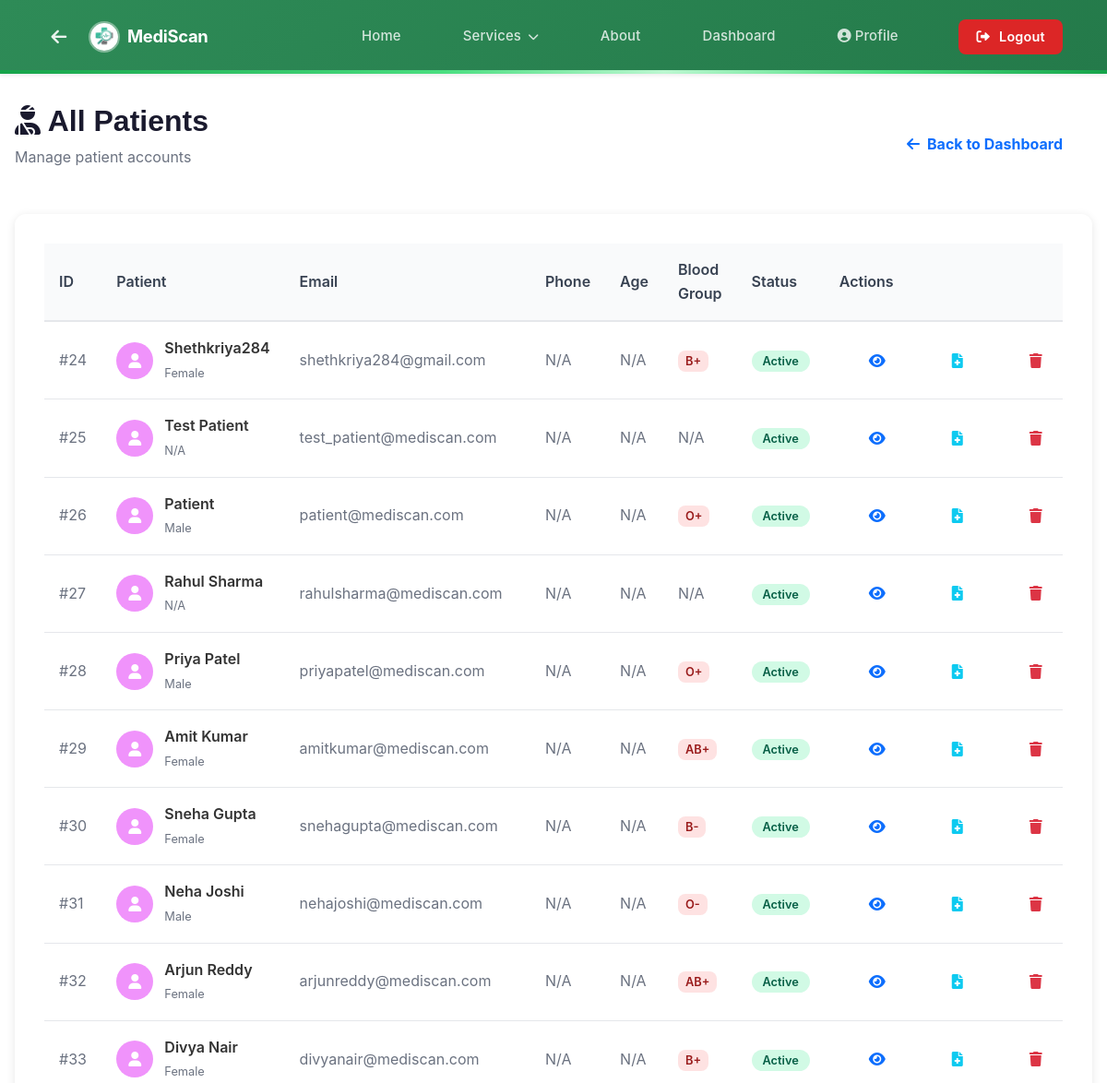
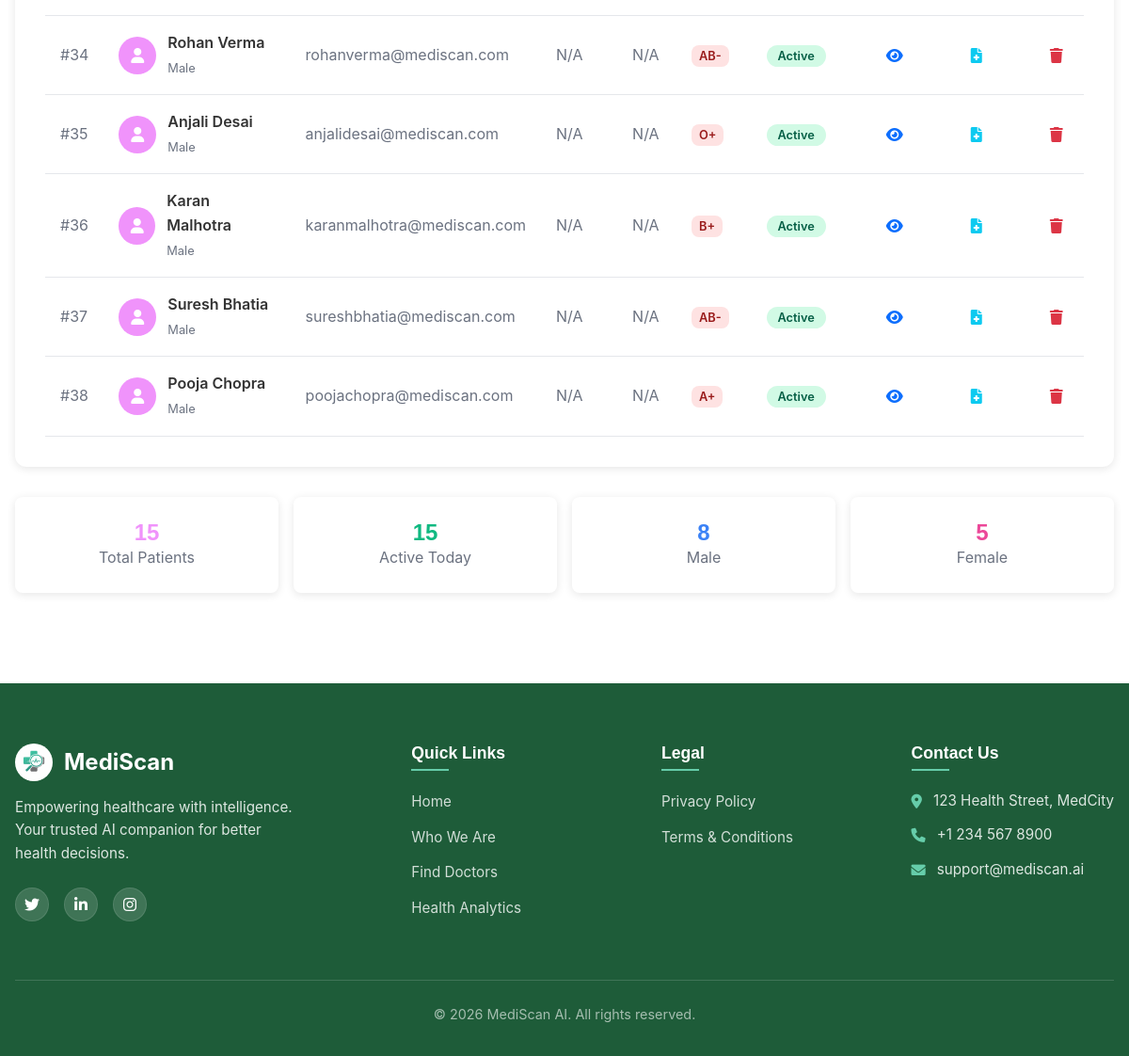
/admin/patients (signed in), run on the app's committed database (2 pictures, top to bottom).
### app.py (models this page shows, shortened)
class User(UserMixin, db.Model):
    id = db.Column(db.Integer, primary_key=True)
    username = db.Column(db.String(80), unique=True, nullable=False)
    email = db.Column(db.String(120), unique=True, nullable=False)
    phone = db.Column(db.String(20), unique=True)
    password_hash = db.Column(db.String(128))
    otp_code = db.Column(db.String(6))
    otp_expiry = db.Column(db.DateTime)
    role = db.Column(db.String(20), nullable=False, default='patient') # patient, doctor, admin
    created_date = db.Column(db.DateTime, default=datetime.utcnow)
    profile_image = db.Column(db.String(200))
    date_of_birth = db.Column(db.Date)
    gender = db.Column(db.String(10))
    blood_group = db.Column(db.String(5))
    is_online = db.Column(db.Boolean, default=True)
    last_seen = db.Column(db.DateTime, default=datetime.utcnow)
    patient_profile = db.relationship('PatientProfile', backref='user', uselist=False, cascade="all, delete-orphan")
    doctor_profile = db.relationship('DoctorProfile', backref='user', uselist=False, cascade="all, delete-orphan")
    health_metrics = db.relationship('HealthMetric', backref='user', cascade="all, delete-orphan")
    wallet_balance = db.Column(db.Float, default=0.0)
    rewards = db.relationship('UserReward', backref='user', lazy=True, cascade="all, delete-orphan")
    subscriptions = db.relationship('UserSubscription', backref='user', lazy=True, cascade="all, delete-orphan")

### app.py (the view)
@app.route('/admin/patients')
@login_required
def admin_view_patients():
    if current_user.role != 'admin':
        flash('Unauthorized access', 'error')
        return redirect(url_for('dashboard'))
    patients = User.query.filter_by(role='patient').all()
    return render_template('admin_view_patients.html', patients=patients)

### app.py (called while the page is built)
@login_manager.user_loader
def load_user(user_id):
    return User.query.get(int(user_id))

### templates/admin_view_patients.html (shortened to what this page needs)
{% extends "base.html" %}
{% block content %}
<div class="container" style="padding: 2rem 1rem;">
    <div style="display: flex; justify-content: space-between; align-items: center; margin-bottom: 2rem;">
        <div>
            <h2 style="font-size: 2rem; font-weight: 700; color: #1a1a2e; margin-bottom: 0.5rem;">
                <i class="fas fa-user-injured"></i> All Patients
            </h2>
            <p style="color: #6b7280;">Manage patient accounts</p>
        </div>
        <a href="{{ url_for('admin_dashboard') }}" class="btn btn-outline-primary">
            <i class="fas fa-arrow-left"></i> Back to Dashboard
        </a>
    </div>
    <div style="background: white; border-radius: 12px; padding: 2rem; box-shadow: 0 2px 10px rgba(0,0,0,0.1);">
        <div style="overflow-x: auto;">
            <table style="width: 100%; border-collapse: collapse;">
                <thead>
                    <tr style="background: #f9fafb; border-bottom: 2px solid #e5e7eb;">
                        <th style="padding: 1rem; text-align: left; font-weight: 600; color: #374151;">ID</th>
                        <th style="padding: 1rem; text-align: left; font-weight: 600; color: #374151;">Patient</th>
                        <th style="padding: 1rem; text-align: left; font-weight: 600; color: #374151;">Email</th>
                        <th style="padding: 1rem; text-align: left; font-weight: 600; color: #374151;">Phone</th>
                        <th style="padding: 1rem; text-align: left; font-weight: 600; color: #374151;">Age</th>
                        <th style="padding: 1rem; text-align: left; font-weight: 600; color: #374151;">Blood Group</th>
                        <th style="padding: 1rem; text-align: left; font-weight: 600; color: #374151;">Status</th>
                        <th style="padding: 1rem; text-align: left; font-weight: 600; color: #374151;">Actions</th>
                    </tr>
                </thead>
                <tbody>
                    {% for patient in patients %}
                    <tr style="border-bottom: 1px solid #e5e7eb;">
                        <td style="padding: 1rem; color: #6b7280;">#{{ patient.id }}</td>
                        <td style="padding: 1rem;">
                            <div style="display: flex; align-items: center; gap: 0.75rem;">
                                <div style="width: 40px; height: 40px; background: #f093fb; border-radius: 50%; display: flex; align-items: center; justify-content: center; color: white;">
                                    <i class="fas fa-user"></i>
                                </div>
                                <div>
                                    <span style="font-weight: 600; display: block;">{{ patient.username }}</span>
                                    <span style="font-size: 0.8rem; color: #6b7280;">{{ patient.gender or 'N/A' }}</span>
                                </div>
                            </div>
                        </td>
                        <td style="padding: 1rem; color: #6b7280;">{{ patient.email }}</td>
                        <td style="padding: 1rem; color: #6b7280;">{{ patient.phone or 'N/A' }}</td>
                        <td style="padding: 1rem; color: #6b7280;">
                            {% if patient.patient_profile and patient.patient_profile.age %}
                                {{ patient.patient_profile.age }} years
                            {% else %}
                                N/A
                            {% endif %}
                        </td>
                        <td style="padding: 1rem;">
                            {% if patient.blood_group %}
                                <span style="background: #fee2e2; color: #991b1b; padding: 0.25rem 0.5rem; border-radius: 8px; font-size: 0.8rem; font-weight: 600;">
                                    {{ patient.blood_group }}
                                </span>
                            {% else %}
                                <span style="color: #6b7280;">N/A</span>
                            {% endif %}
                        </td>
                        <td style="padding: 1rem;">
                            <span style="background: {% if patient.is_online %}#d1fae5{% else %}#fee2e2{% endif %}; color: {% if patient.is_online %}#065f46{% else %}#991b1b{% endif %}; padding: 0.25rem 0.75rem; border-radius: 12px; font-size: 0.8rem; font-weight: 600;">
                                {% if patient.is_online %}Active{% else %}Inactive{% endif %}
                            </span>
                        </td>
                        <td style="padding: 1rem;">
                            <div style="display: flex; gap: 0.5rem;">
                                <button class="btn btn-sm btn-outline-primary" onclick="viewPatient({{ patient.id }})">
                                    <i class="fas fa-eye"></i>
                                </button>
                                <button class="btn btn-sm btn-outline-info" onclick="viewMedicalHistory({{ patient.id }})">
                                    <i class="fas fa-file-medical"></i>
                                </button>
                                <button class="btn btn-sm btn-outline-danger" onclick="deletePatient({{ patient.id }})">
                                    <i class="fas fa-trash"></i>
                                </button>
                            </div>
                        </td>
                    </tr>
                    {% endfor %}
                </tbody>
            </table>
        </div>
    </div>
    <div style="display: grid; grid-template-columns: repeat(auto-fit, minmax(200px, 1fr)); gap: 1rem; margin-top: 2rem;">
        <div style="background: white; border-radius: 8px; padding: 1.5rem; box-shadow: 0 2px 10px rgba(0,0,0,0.1); text-align: center;">
            <h3 style="margin: 0; font-size: 1.5rem; color: #f093fb;">{{ patients|length }}</h3>
            <p style="margin: 0; color: #6b7280;">Total Patients</p>
        </div>
        <div style="background: white; border-radius: 8px; padding: 1.5rem; box-shadow: 0 2px 10px rgba(0,0,0,0.1); text-align: center;">
            <h3 style="margin: 0; font-size: 1.5rem; color: #10b981;">{{ patients|selectattr('is_online', 'equalto', true)|list|length }}</h3>
            <p style="margin: 0; color: #6b7280;">Active Today</p>
        </div>
        <div style="background: white; border-radius: 8px; padding: 1.5rem; box-shadow: 0 2px 10px rgba(0,0,0,0.1); text-align: center;">
            <h3 style="margin: 0; font-size: 1.5rem; color: #3b82f6;">{{ patients|selectattr('gender', 'equalto', 'Male')|list|length }}</h3>
            <p style="margin: 0; color: #6b7280;">Male</p>
        </div>
        <div style="background: white; border-radius: 8px; padding: 1.5rem; box-shadow: 0 2px 10px rgba(0,0,0,0.1); text-align: center;">
            <h3 style="margin: 0; font-size: 1.5rem; color: #ec4899;">{{ patients|selectattr('gender', 'equalto', 'Female')|list|length }}</h3>
            <p style="margin: 0; color: #6b7280;">Female</p>
        </div>
    </div>
</div>
{% endblock %}

### static/css/style.css (style rules this page uses)
:root { --primary-color: #2E8B57; --secondary-color: #3CB371; --accent-color: #66CDAA; --background-color: #ffffff; --card-bg: #ffffff; --text-primary: #333333; --text-secondary: #666666; --success: #10b981; --warning: #f59e0b; --danger: #ef4444; --font-heading: 'Outfit', sans-serif; --font-body: 'Inter', sans-serif; --shadow-sm: 0 1px 3px rgba(0, 0, 0, 0.1); --shadow-md: 0 4px 6px -1px rgba(0, 0, 0, 0.1), 0 2px 4px -2px rgba(0, 0, 0, 0.1); --shadow-lg: 0 10px 15px -3px rgba(0, 0, 0, 0.1), 0 4px 6px -4px rgba(0, 0, 0, 0.1); --radius: 1rem; }
* { margin: 0; padding: 0; box-sizing: border-box; }
body { font-family: var(--font-body); background-color: #ffffff !important; color: var(--text-primary); line-height: 1.6; padding-top: 80px; padding-top: 80px; }
html { background-color: #ffffff !important; }
h1, h2, h3, h4, h5, h6 { font-family: var(--font-heading); font-weight: 700; color: var(--text-primary); }
.btn { display: inline-flex; align-items: center; justify-content: center; padding: 0.75rem 1.5rem; border-radius: 0.5rem; font-weight: 600; text-decoration: none; transition: all 0.2s; border: none; cursor: pointer; font-size: 1rem; gap: 0.5rem; }
.container { max-width: 1200px; margin: 0 auto; padding: 2rem; }

### static/css/booking.css (style rules this page uses)
.btn { padding: 1rem 2rem; border: none; border-radius: 12px; font-weight: 700; font-size: 1rem; cursor: pointer; transition: all 0.3s ease; display: flex; align-items: center; gap: 0.5rem; }

### templates/base.html (style rules this page uses)
body { font-family: 'Inter', 'Outfit', -apple-system, BlinkMacSystemFont, "Segoe UI", Roboto, Helvetica, Arial, sans-serif, "Apple Color Emoji", "Segoe UI Emoji", "Segoe UI Symbol"; }

### data on the page
User: id "24", username "Shethkriya284", gender "Female", email "shethkriya284@gmail.com", phone "N/A", blood_group "B+", is_online "Active"
User: id "25", username "Test Patient", gender "N/A", email "test_patient@mediscan.com", phone "N/A", is_online "Active"
User: id "26", username "Patient", gender "Male", email "patient@mediscan.com", phone "N/A", blood_group "O+", is_online "Active"
User: id "27", username "Rahul Sharma", gender "N/A", email "rahulsharma@mediscan.com", phone "N/A", is_online "Active"
User: id "28", username "Priya Patel", gender "Male", email "priyapatel@mediscan.com", phone "N/A", blood_group "O+", is_online "Active"
User: id "29", username "Amit Kumar", gender "Female", email "amitkumar@mediscan.com", phone "N/A", blood_group "AB+", is_online "Active"
User: id "30", username "Sneha Gupta", gender "Female", email "snehagupta@mediscan.com", phone "N/A", blood_group "B-", is_online "Active"
User: id "31", username "Neha Joshi", gender "Male", email "nehajoshi@mediscan.com", phone "N/A", blood_group "O-", is_online "Active"
User: id "32", username "Arjun Reddy", gender "Female", email "arjunreddy@mediscan.com", phone "N/A", blood_group "AB+", is_online "Active"
User: id "33", username "Divya Nair", gender "Female", email "divyanair@mediscan.com", phone "N/A", blood_group "B+", is_online "Active"
User: id "34", username "Rohan Verma", gender "Male", email "rohanverma@mediscan.com", phone "N/A", blood_group "AB-", is_online "Active"
User: id "35", username "Anjali Desai", gender "Male", email "anjalidesai@mediscan.com", phone "N/A", blood_group "O+", is_online "Active"
User: id "36", username "Karan Malhotra", gender "Male", email "karanmalhotra@mediscan.com", phone "N/A", blood_group "B+", is_online "Active"
User: id "37", username "Suresh Bhatia", gender "Male", email "sureshbhatia@mediscan.com", phone "N/A", blood_group "AB-", is_online "Active"
User: id "38", username "Pooja Chopra", gender "Male", email "poojachopra@mediscan.com", phone "N/A", blood_group "A+", is_online "Active"

### other printed values
{{ patients|length }} "15"
{{ patients|selectattr('is_online', 'equalto', true)|list|length }} "15"
{{ patients|selectattr('gender', 'equalto', 'Male')|list|length }} "8"
{{ patients|selectattr('gender', 'equalto', 'Female')|list|length }} "5"
